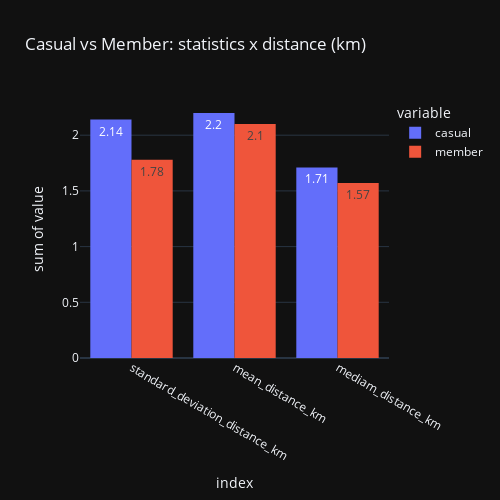
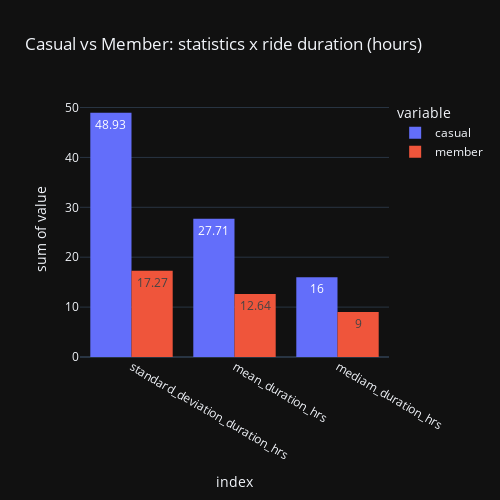

Notebook source saved alongside these figures, in order:
### Code cell
plt_statistics1.show(), plt_statistics2.show()

### Figure 1 — Plotly figure (JSON) as saved in the notebook; plotly's stock layout.template omitted (floating-point values rounded to 4 significant figures)
{"data": [{"alignmentgroup": "True", "bingroup": "x", "histfunc": "sum", "hovertemplate": "variable=casual<br>index=%{x}<br>sum of value=%{y}<extra></extra>", "legendgroup": "casual", "marker": {"color": "#636efa", "pattern": {"shape": ""}}, "name": "casual", "offsetgroup": "casual", "orientation": "v", "showlegend": true, "texttemplate": "%{value}", "type": "histogram", "x": ["standard_deviation_distance_km", "mean_distance_km", "mediam_distance_km"], "xaxis": "x", "y": [2.14, 2.2, 1.71], "yaxis": "y"}, {"alignmentgroup": "True", "bingroup": "x", "histfunc": "sum", "hovertemplate": "variable=member<br>index=%{x}<br>sum of value=%{y}<extra></extra>", "legendgroup": "member", "marker": {"color": "#EF553B", "pattern": {"shape": ""}}, "name": "member", "offsetgroup": "member", "orientation": "v", "showlegend": true, "texttemplate": "%{value}", "type": "histogram", "x": ["standard_deviation_distance_km", "mean_distance_km", "mediam_distance_km"], "xaxis": "x", "y": [1.78, 2.1, 1.57], "yaxis": "y"}], "layout": {"barmode": "group", "height": 500, "legend": {"title": {"text": "variable"}, "tracegroupgap": 0}, "title": {"text": "Casual vs Member: statistics x distance (km)"}, "width": 500, "xaxis": {"anchor": "y", "autorange": true, "domain": [0, 1], "range": [-0.5, 2.5], "title": {"text": "index"}, "type": "category"}, "yaxis": {"anchor": "x", "autorange": true, "domain": [0, 1], "range": [0, 2.316], "title": {"text": "sum of value"}, "type": "linear"}}}

### Figure 2 — Plotly figure (JSON) as saved in the notebook; plotly's stock layout.template omitted (floating-point values rounded to 4 significant figures)
{"data": [{"alignmentgroup": "True", "bingroup": "x", "histfunc": "sum", "hovertemplate": "variable=casual<br>index=%{x}<br>sum of value=%{y}<extra></extra>", "legendgroup": "casual", "marker": {"color": "#636efa", "pattern": {"shape": ""}}, "name": "casual", "offsetgroup": "casual", "orientation": "v", "showlegend": true, "texttemplate": "%{value}", "type": "histogram", "x": ["standard_deviation_duration_hrs", "mean_duration_hrs", "mediam_duration_hrs"], "xaxis": "x", "y": [48.93, 27.71, 16], "yaxis": "y"}, {"alignmentgroup": "True", "bingroup": "x", "histfunc": "sum", "hovertemplate": "variable=member<br>index=%{x}<br>sum of value=%{y}<extra></extra>", "legendgroup": "member", "marker": {"color": "#EF553B", "pattern": {"shape": ""}}, "name": "member", "offsetgroup": "member", "orientation": "v", "showlegend": true, "texttemplate": "%{value}", "type": "histogram", "x": ["standard_deviation_duration_hrs", "mean_duration_hrs", "mediam_duration_hrs"], "xaxis": "x", "y": [17.27, 12.64, 9], "yaxis": "y"}], "layout": {"barmode": "group", "height": 500, "legend": {"title": {"text": "variable"}, "tracegroupgap": 0}, "title": {"text": "Casual vs Member: statistics x ride duration (hours)"}, "width": 500, "xaxis": {"anchor": "y", "autorange": true, "domain": [0, 1], "range": [-0.5, 2.5], "title": {"text": "index"}, "type": "category"}, "yaxis": {"anchor": "x", "autorange": true, "domain": [0, 1], "range": [0, 51.51], "title": {"text": "sum of value"}, "type": "linear"}}}
